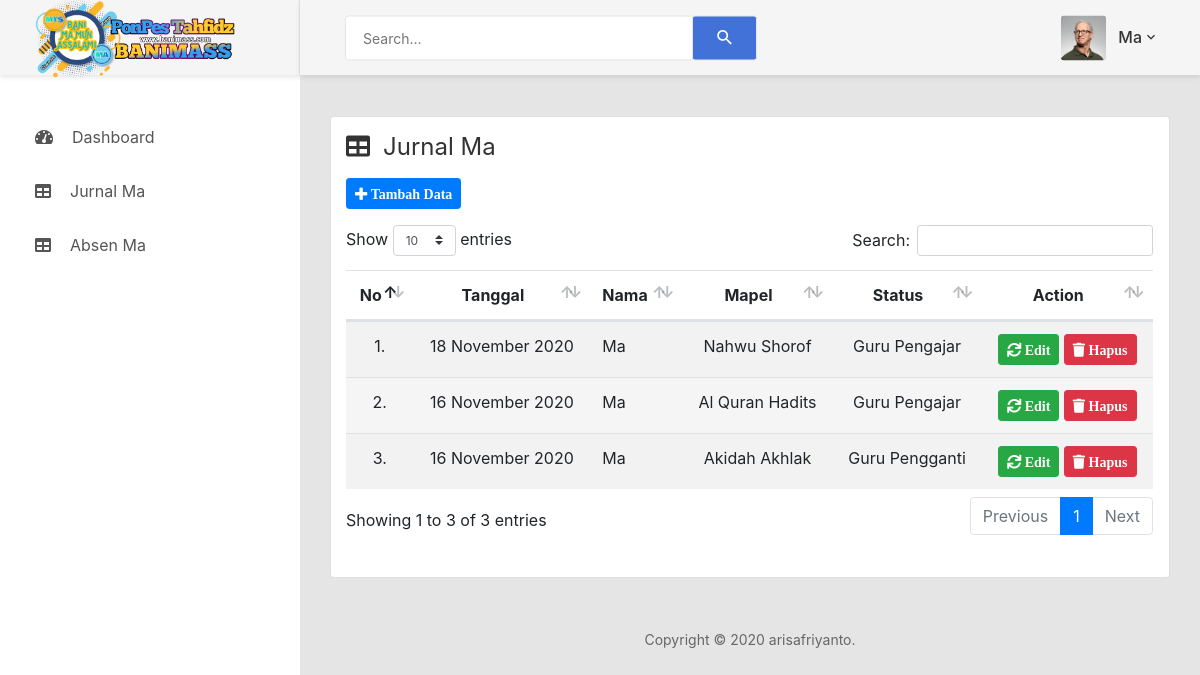
Screenshot of /page/guru_ma/index.php?page=jurnal_ma (signed in) with the database file from the repository.
### tables this page shows
CREATE TABLE `data_guru` (
  `id` int(11) NOT NULL,
  `nama` varchar(255) NOT NULL,
  `nomor_pegawai` varchar(255) NOT NULL,
  `username` varchar(255) NOT NULL,
  `password` varchar(255) NOT NULL,
  `jabatan` varchar(255) NOT NULL,
  `tunjab` varchar(255) NOT NULL,
  `foto` varchar(255) NOT NULL,
  `guru_ma` varchar(255) NOT NULL,
  `guru_mts` varchar(255) NOT NULL
);

CREATE TABLE `jurnal_ma` (
  `id_jurnal` int(200) NOT NULL,
  `tanggal` date NOT NULL,
  `id` int(200) NOT NULL,
  `nama` varchar(255) NOT NULL,
  `mapel` varchar(255) NOT NULL,
  `jam_1` varchar(255) NOT NULL,
  `jam_2` varchar(255) NOT NULL,
  `jam_3` varchar(255) NOT NULL,
  `jam_4` varchar(255) NOT NULL,
  `jam_5` varchar(255) NOT NULL,
  `jam_6` varchar(255) NOT NULL,
  `jam_7` varchar(255) NOT NULL,
  `jam_8` varchar(255) NOT NULL,
  `status` varchar(255) NOT NULL,
  `materi_10` varchar(255) NOT NULL,
  `materi_11` varchar(255) NOT NULL,
  `materi_12` varchar(255) NOT NULL,
  `guru_ma` varchar(255) NOT NULL
);

### page/guru_ma/jurnal ma/jurnal_ma.php (the view)
<?php
$id = $_SESSION['id'];
?>
<div class="card col-md-12">
    <h3 class="title-3 m-b-30 mt-3 mb-3">
        <i class="fas fa-table"></i>Jurnal Ma
    </h3>
    <div class="rs-select2--dark rs-select2--md m-r-10 rs-select2--border">
        <a href="?page=jurnal_ma&aksi=tambah" class="btn btn-sm btn-primary mb-3">
            <i class="fas fa-plus"> Tambah Data</i>
        </a>
    </div>
    <div class="table-responsive m-b-40">
        <table class="table table-striped table-hover" id="dataTables-example">
            <thead>
                <tr>
                    <th style="text-align: center;"> No</th>
                    <th style="text-align: center;"> Tanggal</th>
                    <th>Nama</th>
                    <th style="text-align: center;">Mapel</th>
                    <th style="text-align: center;">Status</th>
                    <th style="text-align: center;">Action</th>
                </tr>
            </thead>
            <tbody>
                <?php
                $no = 1;
                $sql = mysqli_query($conn, "select * from jurnal_ma where id='$id' and guru_ma='Guru_Ma' order by tanggal desc");
                while ($data = mysqli_fetch_assoc($sql)) {
                ?>
                    <tr>
                        <td style="text-align: center;"><?= $no++; ?>.</td>
                        <td style="text-align: center;"><?= date('d F Y', strtotime($data['tanggal'])) ?></td>
                        <td><?= ucwords($data['nama']) ?></td>
                        <td style="text-align: center;"><?= $data['mapel'] ?></td>
                        <td style="text-align: center;"><?= $data['status'] ?></td>
                        <td style="text-align: center;">
                            <a href="?page=jurnal_ma&aksi=edit&id_jurnal=<?= $data['id_jurnal']; ?>" class="btn btn-sm btn-success">
                                <i class="fas fa-refresh"> Edit</i>
                            </a>
                            <a onclick="return confirm('Apakah Yakin Ingin Menghapus Data Jurnal...???')" href="?page=jurnal_ma&aksi=hapus&id_jurnal=<?= $data['id_jurnal']; ?>" class="btn btn-sm btn-danger">
                                <i class="fas fa-trash"> Hapus</i>
                            </a>
                        </td>
                    </tr>
                <?php
                }
                ?>
            </tbody>
        </table>
    </div>
</div>

### page/guru_ma/index.php (shortened to what this page needs)
<?php
require "../../functions.php";
$id = $_SESSION['id'];
@$sql = mysqli_query($conn, "select * from data_guru where id='$id'");
$data = mysqli_fetch_assoc($sql);
?>
<!DOCTYPE html>
<html lang="en">
<head>
    <link href="../../assets/css/font-face.css" rel="stylesheet" media="all">
    <link href="../../assets/vendor/font-awesome-4.7/css/font-awesome.min.css" rel="stylesheet" media="all">
    <link href="../../assets/vendor/font-awesome-5/css/fontawesome-all.min.css" rel="stylesheet" media="all">
    <link href="../../assets/vendor/mdi-font/css/material-design-iconic-font.min.css" rel="stylesheet" media="all">
    <link href="../../assets/vendor/bootstrap-4.1/bootstrap.min.css" rel="stylesheet" media="all">
    <link href="../../assets/vendor/animsition/animsition.min.css" rel="stylesheet" media="all">
    <link href="../../assets/vendor/bootstrap-progressbar/bootstrap-progressbar-3.3.4.min.css" rel="stylesheet" media="all">
    <link href="../../assets/vendor/wow/animate.css" rel="stylesheet" media="all">
    <link href="../../assets/vendor/css-hamburgers/hamburgers.min.css" rel="stylesheet" media="all">
    <link href="../../assets/vendor/slick/slick.css" rel="stylesheet" media="all">
    <link href="../../assets/vendor/select2/select2.min.css" rel="stylesheet" media="all">
    <link href="../../assets/vendor/perfect-scrollbar/perfect-scrollbar.css" rel="stylesheet" media="all">
    <link href="../../assets/css/theme.css" rel="stylesheet" media="all">
    <link rel="stylesheet" type="text/css" href="../../assets/DataTables/datatables.min.css" />
</head>
<body class="animsition">
    <div class="page-wrapper">
        <aside class="menu-sidebar d-none d-lg-block">
            <div class="logo">
                <a href="index.html">
                    <img src="../../assets/images/logobmap.png" width="200px" alt="banimass" />
                </a>
            </div>
            <div class="menu-sidebar__content js-scrollbar1">
                <nav class="navbar-sidebar">
                    <ul class="list-unstyled navbar__list">
                        <li>
                            <a href="index.php">
                                <i class="fas fa-tachometer-alt"></i>Dashboard</a>
                        </li>
                        <li>
                            <a href="?page=jurnal_ma">
                                <i class="fas fa-table"></i>Jurnal Ma</a>
                        </li>
                        <li>
                            <a href="?page=absen_ma">
                                <i class="fas fa-table"></i>Absen Ma</a>
                        </li>
                    </ul>
                </nav>
            </div>
        </aside>
        <div class="page-container">
            <header class="header-desktop">
                <div class="section__content section__content--p30">
                    <div class="container-fluid">
                        <div class="header-wrap">
                            <form class="form-header" action="" method="POST">
                                <input class="au-input au-input--xl" type="text" name="search" placeholder="Search..." />
                                <button class="au-btn--submit" type="submit">
                                    <i class="zmdi zmdi-search"></i>
                                </button>
                            </form>
                            <div class="header-button">
                                <div class="account-wrap">
                                    <div class="account-item clearfix js-item-menu">
                                        <div class="image">
                                            <img src="../../assets/images/guru/<?= $data['foto']; ?>" alt="Foto" />
                                        </div>
                                        <div class="content">
                                            <a class="js-acc-btn" href="#"><?= $data['nama'] ?></a>
                                        </div>
                                    </div>
                                </div>
                            </div>
                        </div>
                    </div>
                </div>
            </header>
            <div class="main-content">
                <div class="section__content section__content--p30">
                    <?php
                    @$page = $_GET['page'];
                    @$aksi = $_GET['aksi'];
                    if ($page == "") {
                        include "home.php";
                    } else if ($page == "jurnal_ma") {
                        if ($aksi == "") {
                            include "jurnal ma/jurnal_ma.php";
                        } else if ($aksi == "tambah") {
                            include "jurnal ma/tambah_ma.php";
                        } else if ($aksi == "edit") {
                            include "jurnal ma/edit_ma.php";
                        } else if ($aksi == "hapus") {
                            include "jurnal ma/hapus_ma.php";
                        }
                    } else if ($page == "absen_ma") {
                        if ($aksi == "") {
                            include "absen ma/absen_ma.php";
                        } else if ($aksi == "tambah") {
                            include "absen ma/tambah_absen_ma.php";
                        } else if ($aksi == "edit") {
                            include "absen ma/edit_absen_ma.php";
                        } else if ($aksi == "hapus") {
                            include "absen ma/hapus_absen_ma.php";
                        }
                    }
                    ?>
                    <div class="row">
                        <div class="col-md-12">
                            <div class="copyright">
                                <p>Copyright © 2020 arisafriyanto.</p>
                            </div>
                        </div>
                    </div>
                </div>
            </div>
        </div>
    </div>
</body>
</html>

### rows the page displays
data_guru: foto (picture), nama "Ma"
jurnal_ma: tanggal "18 November 2020", nama "Ma", mapel "Nahwu Shorof", status "Guru Pengajar"
jurnal_ma: tanggal "16 November 2020", nama "Ma", mapel "Al Quran Hadits", status "Guru Pengajar"
jurnal_ma: tanggal "16 November 2020", nama "Ma", mapel "Akidah Akhlak", status "Guru Pengganti"
